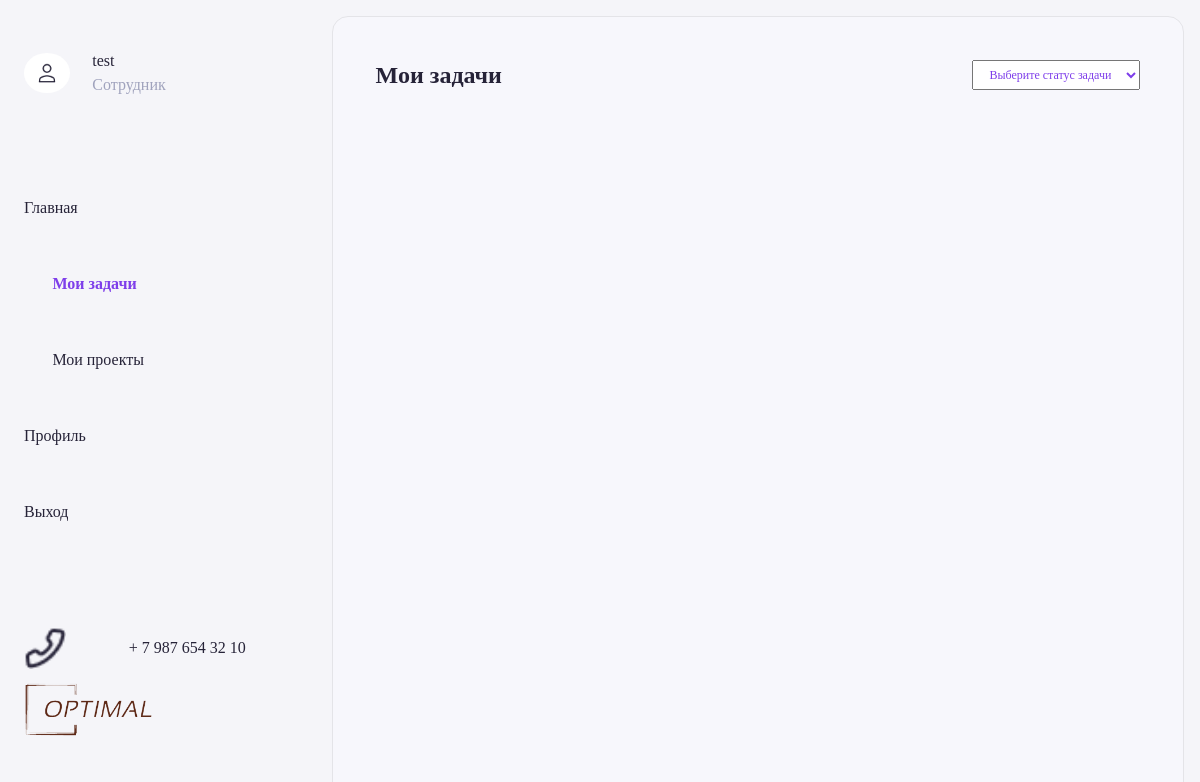
Page / (signed in) on the earlier database version.
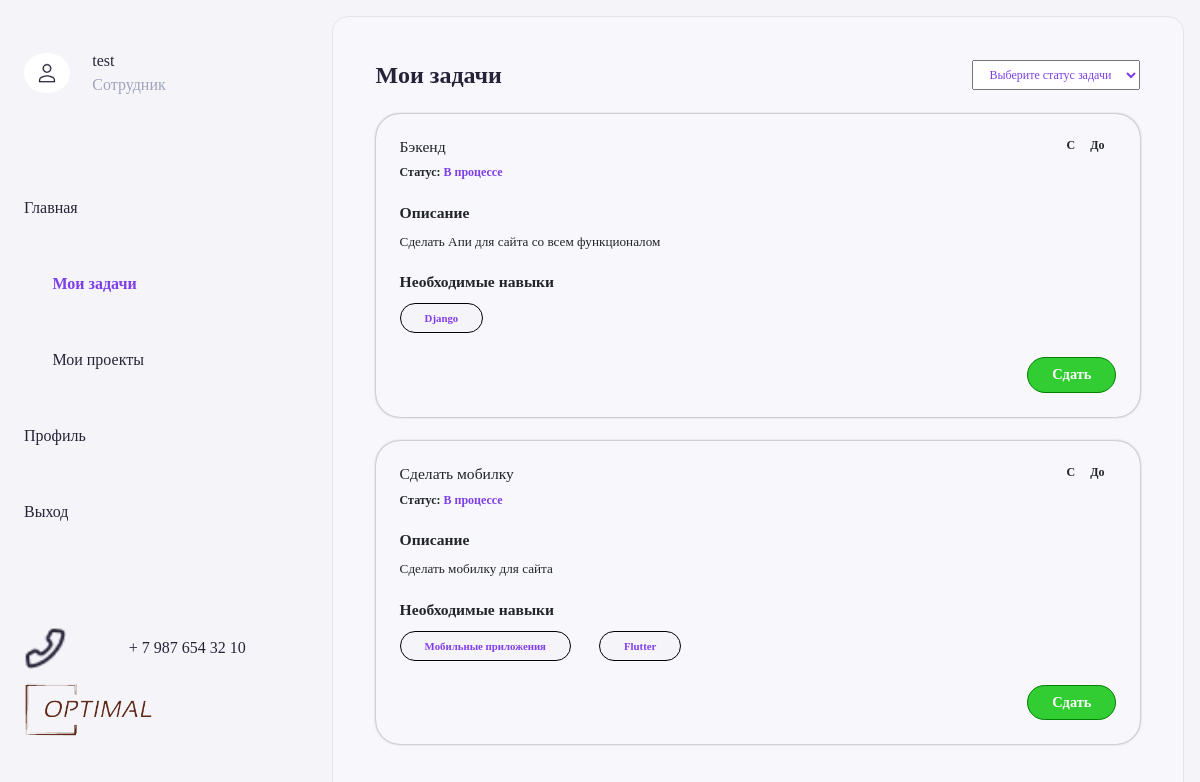
Same page on the later database version.
### main/models.py (models this page shows, shortened)
class Task(models.Model):
    name = models.TextField()
    description = models.TextField()
    user = models.ForeignKey(User, on_delete=models.CASCADE, blank=True, null=True)
    start_date = models.DateField(blank=True, null=True)
    end_date = models.DateField(blank=True, null=True)
    technologies = models.ManyToManyField(Technology)
    status = models.CharField(max_length=1, choices=TASK_STATUS, default="0")
    def get_status_name(self):
        return dict(TASK_STATUS)[self.status]

class Technology(models.Model):
    name = models.TextField(default='')

### main/views.py (the view, shortened to what this page needs)
# urls.py: path('', views.IndexView.as_view(), name='index'),
class IndexView(View):
    template_name = "index.html"
    roles = ["user"]
    def get(self, request, *args, **kwargs):
        current_user = get_current_user(request)
        if not current_user:
            return redirect(reverse("main:login"))
        if current_user.role.name not in self.roles:
             return redirect(reverse("main:manager_tasks"))
        tasks = Task.objects.filter(user=current_user).order_by("status")
        status = get_parameter(request, "status")
        if status:
            tasks = tasks.filter(status=status)
        return render(request, self.template_name, {
            "current_user": current_user,
            "tasks": tasks,
            "status": status,
            "statuses": TASK_STATUS,
        })

### main/modules/functions.py (called while the page is built)
def get_parameter(request, name):
    try:
        return request.GET[name]
    except:
        return None

def get_or_none(classmodel, **kwargs):
    try:
        return classmodel.objects.get(**kwargs)
    except Exception:
        return None

def get_current_user(request):
    try:
        return get_or_none(User, id=request.session["user"])
    except:
        return None

### main/templates/index.html (shortened to what this page needs)
{% extends "base.html" %}
{% load static %}
{%block training%}active{%endblock%}
{%block main%}
    <div class="content-wrap">
        <div class="content-block">
            <div class="title-block">
                <div class="title">Мои задачи</div>
                <form action="" class="form-filters" method="get" style="margin: 0;justify-content: flex-end;">
                    <select class="ilter status-select" name="status">
                        <option {%if status == '' %}selected{%endif%} value="">Выберите статус задачи</option>
                    </select>
                </form>
            </div>
            {%for task in tasks%}
                <div class="task-block {%if task.get_status_name == "Сделано"%}finished{%endif%}">
                    <div class="head-block">
                        <div class="left-side">
                            <div class="title">{{task.name}}</div>
                            <div class="end-date">Статус: <span>{{task.get_status_name}}</span></div>
                        </div>
                        <div class="start-date">
                            C  До
                        </div>
                    </div>
                    <div class="content">
                        <div class="title">Описание</div>
                        <div class="description">
                            {{task.description|linebreaks}}
                        </div>
                        <div class="title">Необходимые навыки</div>
                        <div class="skills">
                            {%for skill in task.technologies.all%}
                                <div class="item">{{skill.name}}</div>
                            {%endfor%}
                        </div>
                    </div>
                    {%if task.get_status_name == "В процессе" or task.get_status_name == "Возвращено"%}
                        <form action="{%url 'main:set_task_status' task.id %}" method="post" class="menu">{%csrf_token%}
                            <button class="send" type="submit">Сдать</button>
                        </form>
                    {%elif task.get_status_name == "Сделано"%}
                        <div class="blur"></div>
                        <div class="done"></div>
                    {%endif%}
                </div>
            {%endfor%}
        </div>
    </div>
{%endblock%}

Differences in the rows shown:
added Task: name "Бэкенд", get_status_name "В процессе", description "Сделать Апи для сайта со всем функционалом", shows "Сдать"
now on this page (row unchanged): Technology: name "Django", shown under "Бэкенд"
added Task: name "Сделать мобилку", get_status_name "В процессе", description "Сделать мобилку для сайта", shows "Сдать"
now on this page (row unchanged): Technology: name "Мобильные приложения", shown under "Сделать мобилку"
now on this page (row unchanged): Technology: name "Flutter", shown under "Сделать мобилку"
